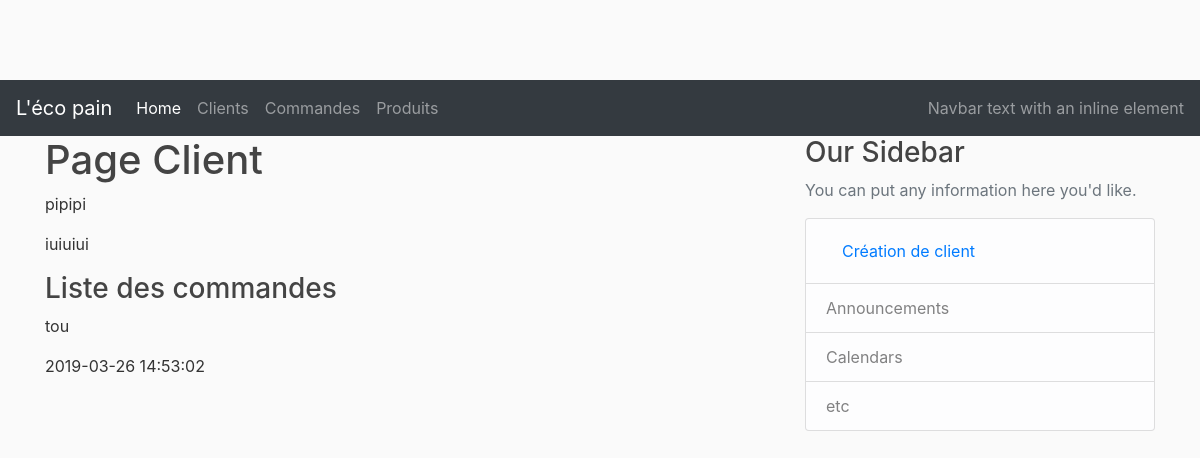
Before: /customers/5 with the older database file.
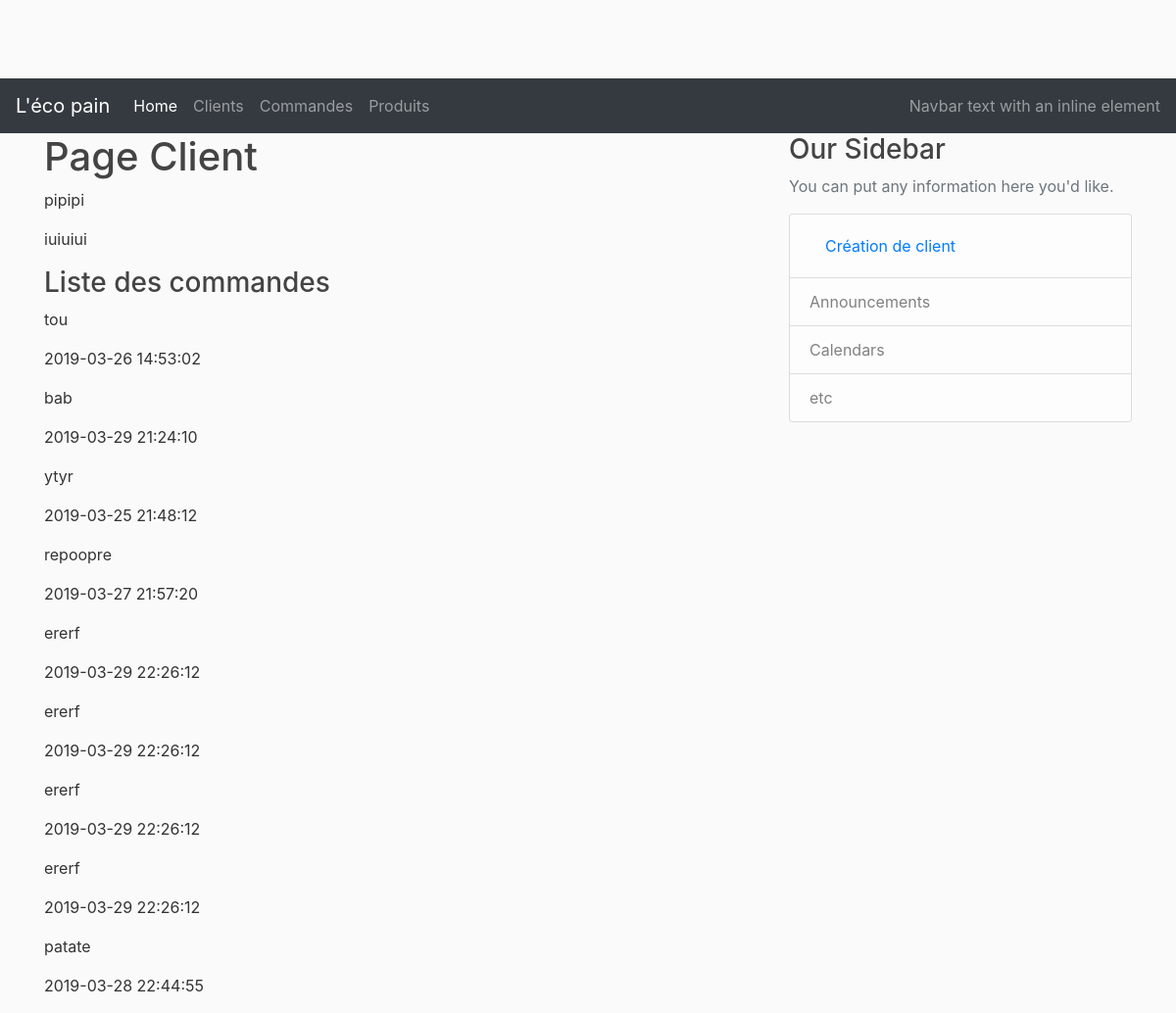
After: the same page with the newer database file.
### lecopain/models.py (models this page shows, shortened)
class Order(db.Model):
    __tablename__ = 'orders'
    id = db.Column(db.Integer, primary_key=True)
    title = db.Column(db.String(50), nullable=False)
    order_dt = db.Column(db.DateTime)
    created_at = db.Column(db.DateTime, nullable=False, default=datetime.utcnow)
    customer_id = db.Column(db.Integer, db.ForeignKey('customers.id'), nullable=False)

### lecopain/routes.py (the view)
@app.route("/customers/<int:customer_id>")
def customer(customer_id):
    customer = Customer.query.get_or_404(customer_id)
    return render_template('/customers/customer.html', customer=customer)

### lecopain/templates/customers/customer.html
{% extends "layout.html" %}
{% block content %}
    <h1>Page Client</h1>
    <div class="content-section">
        <p>{{customer.firstname}}</p>
        <p>{{customer.lastname}}</p>
    </div>
    <div>
        <h3>Liste des commandes</h3>
    </div>
    <div class="content-section">
        {% for order in customer.orders %}
            <p>{{order.title}}</p>
            <p>{{order.order_dt}}</p>
        {% endfor %}
    </div>
{% endblock %}
{% block right_menu %}
<div class="content-section">
    <h3>Our Sidebar</h3>
    <p class='text-muted'>You can put any information here you'd like.
        <ul class="list-group">
        <li class="list-group-item list-group-item-light">
                <a class="nav-link" href="/customers/new">Création de client</a></li>
        <li class="list-group-item list-group-item-light">Announcements</li>
        <li class="list-group-item list-group-item-light">Calendars</li>
        <li class="list-group-item list-group-item-light">etc</li>
        </ul>
    </p>
</div>
{% endblock %}

Changed rows visible on the page:
added Order: title "bab", order_dt "2019-03-29 21:24:10"
added Order: title "ytyr", order_dt "2019-03-25 21:48:12"
added Order: title "repoopre", order_dt "2019-03-27 21:57:20"
added Order: title "ererf", order_dt "2019-03-29 22:26:12"
added Order: title "ererf", order_dt "2019-03-29 22:26:12"
added Order: title "ererf", order_dt "2019-03-29 22:26:12"
added Order: title "ererf", order_dt "2019-03-29 22:26:12"
added Order: title "patate", order_dt "2019-03-28 22:44:55"
